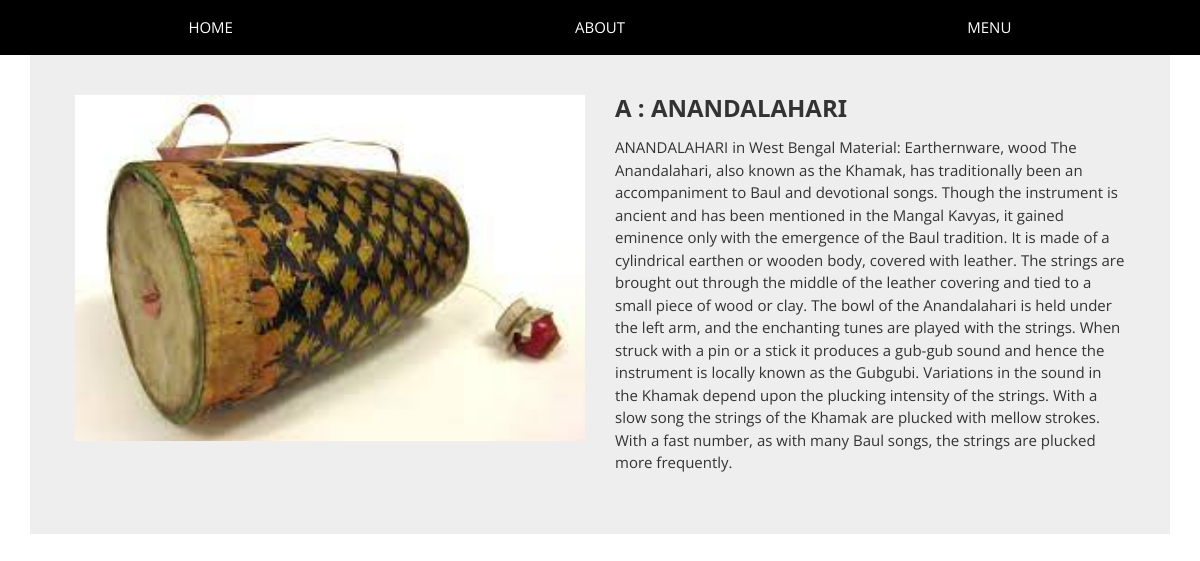
The app's page /mi-detail/1 with its own data.
### app/models.py (models this page shows, shortened)
class musicali(models.Model):
    title = models.CharField(max_length=100)
    description = models.TextField()
    category = models.CharField(choices=CATEGORY_CHOICES, max_length=4)
    instru_image = models.ImageField(upload_to='producting')

### app/views.py (the view)
# urls.py: path('mi-detail/<int:pk>', views.mdetailview.as_view(), name='mi-detail'),
class mdetailview(View):
    def get(self, request, pk):
     mi = musicali.objects.get(pk=pk)
     return render(request, 'app/musicaldetail.html',{'mi':mi})

### app/templates/app/musicaldetail.html (shortened to what this page needs)
<!DOCTYPE html>
<html lang="en">
  {% load static %}
  <head>
    <link href="//maxcdn.bootstrapcdn.com/bootstrap/3.3.0/css/bootstrap.min.css" rel="stylesheet" id="bootstrap-css">
<link rel="stylesheet" href="{% static 'app/css/style1.css'%}">
<link rel="stylesheet" href="https://cdnjs.cloudflare.com/ajax/libs/font-awesome/4.7.0/css/font-awesome.min.css">
    <link href="https://maxcdn.bootstrapcdn.com/font-awesome/4.7.0/css/font-awesome.min.css" rel="stylesheet">
  </head>
  <body>
    <div class="w3-top">
      <div class="w3-row w3-padding w3-black">
        <div class="w3-col s4">
          <a href="{% url 'home' %}" class="w3-button w3-block w3-black">HOME</a>
        </div>
        <div class="w3-col s4">
          <a href="{% url 'home' %}" class="w3-button w3-block w3-black">ABOUT</a>
        </div>
        <div class="w3-col s4">
          <a href="{% url 'home' %}" class="w3-button w3-block w3-black">MENU</a>
        </div>
      </div>
    </div>
    <div class="container">
        <div class="card">
            <div class="container-fliud">
                <div class="wrapper row">
                    <div class="preview col-md-6">
                        <div class="preview-pic tab-content">
                          <div class="tab-pane active" id="pic-1"><img src="{{mi.instru_image.url}}" /></div>
                        </div>
                    </div>
                    <div class="details col-md-6">
                        <h3 class="product-title">{{mi.category}} : {{mi.title}} </h3>
                        <p class="product-description">{{mi.description}}</p>
                    </div>
                </div>
            </div>
        </div>
    </div>
  </body>
</html>

### app/static/app/css/style1.css (style rules this page uses)
html { box-sizing:border-box }
*,*:before,*:after { box-sizing:inherit }
html { -ms-text-size-adjust:100%;-webkit-text-size-adjust:100% }
body { margin:0 }
a { background-color:transparent }
img { border-style:none }
html,body { font-family:Verdana,sans-serif;font-size:15px;line-height:1.5 }
html { overflow-x:hidden }
h3 { font-size:24px }
h1,h2,h3,h4,h5,h6 { font-family:"Segoe UI",Arial,sans-serif;font-weight:400;margin:10px 0 }
img { vertical-align:middle }
a { color:inherit }
.w3-btn,.w3-button { border:none;display:inline-block;padding:8px 16px;vertical-align:middle;overflow:hidden;text-decoration:none;color:inherit;background-color:inherit;text-align:center;cursor:pointer;white-space:nowrap }
.w3-btn,.w3-button { -webkit-touch-callout:none;-webkit-user-select:none;-khtml-user-select:none;-moz-user-select:none;-ms-user-select:none;user-select:none }
.w3-block { display:block;width:100% }
.w3-container:after,.w3-container:before,.w3-panel:after,.w3-panel:before,.w3-row:after,.w3-row:before,.w3-row-padding:after,.w3-row-padding:before, .w3-cell-row:before,.w3-cell-row:after,.w3-clear:after,.w3-clear:before,.w3-bar:before,.w3-bar:after { content:"";display:table;clear:both }
.w3-col,.w3-half,.w3-third,.w3-twothird,.w3-threequarter,.w3-quarter { float:left;width:100% }
.w3-col.s4 { width:33.33333% }
.w3-top,.w3-bottom { position:fixed;width:100%;z-index:1 }
.w3-top { top:0 }
.w3-padding { padding:8px 16px!important }
.w3-black,.w3-hover-black:hover { color:#fff!important;background-color:#000!important }

### app/templates/app/musicaldetail.html (style rules this page uses)
body { font-family: 'open sans'; overflow-x: hidden; }
img { max-width: 100%; }
.preview { display: -webkit-box; display: -webkit-flex; display: -ms-flexbox; display: flex; -webkit-box-orient: vertical; -webkit-box-direction: normal; -webkit-flex-direction: column; -ms-flex-direction: column; flex-direction: column; }
.preview-pic { -webkit-box-flex: 1; -webkit-flex-grow: 1; -ms-flex-positive: 1; flex-grow: 1; }
.tab-content { overflow: hidden; }
.tab-content img { width: 100%; -webkit-animation-name: opacity; animation-name: opacity; -webkit-animation-duration: .3s; animation-duration: .3s; }
.card { margin-top: 50px; background: #eee; padding: 3em; line-height: 1.5em; }
@media screen and (min-width: 997px) { .wrapper { display: -webkit-box; display: -webkit-flex; display: -ms-flexbox; display: flex; } }
.details { display: -webkit-box; display: -webkit-flex; display: -ms-flexbox; display: flex; -webkit-box-orient: vertical; -webkit-box-direction: normal; -webkit-flex-direction: column; -ms-flex-direction: column; flex-direction: column; }
.product-title, .price, .sizes, .colors { text-transform: UPPERCASE; font-weight: bold; }
.product-title, .rating, .product-description, .price, .vote, .sizes { margin-bottom: 15px; }
.product-title { margin-top: 0; }

### records on screen
musicali: instru_image (picture), category "A", title "ANANDALAHARI", description "ANANDALAHARI in West Bengal Material: Earthernware, wood The Anandalahari, also known as the Khamak, has traditionally been an accompaniment to Baul and devotional songs. Though the instrument is ancient and has been mentioned in the Mangal Kavyas, it gained eminence only with the emergence of the Baul tradition. It is made of a cylindrical earthen or wooden body, covered with leather. The strings are brought out through the middle of the leather covering and tied to a small piece of wood or clay. The bowl of the Anandalahari is held under the left arm, and the enchanting tunes are played with the strings. When struck with a pin or a stick it produces a gub-gub sound and hence the…"
